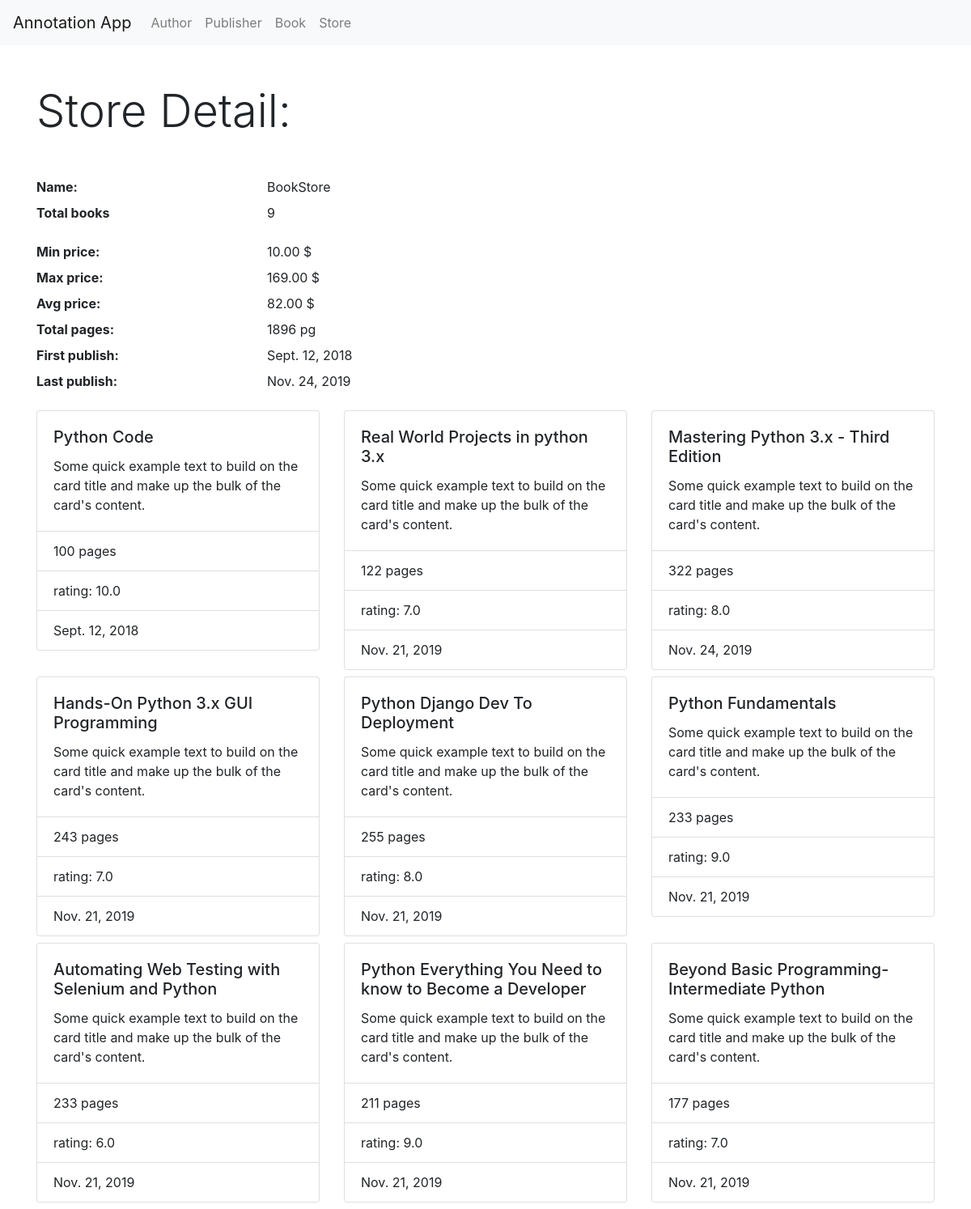
/stores/1/, run on the app's committed database.
### book_app/models.py (models this page shows, shortened)
class Store(models.Model):
    name = models.CharField(max_length=300)
    books = models.ManyToManyField(Book)

class Book(models.Model):
    name = models.CharField(max_length=300)
    pages = models.IntegerField()
    price = models.DecimalField(max_digits=10, decimal_places=2)
    rating = models.FloatField()
    authors = models.ManyToManyField(Author)
    publisher = models.ForeignKey(Publisher, on_delete=models.CASCADE)
    pubdate = models.DateField()

### book_app/views.py (the view)
# urls.py: path('stores/<int:pk>/', views.StoreDetail.as_view(), name='store_detail'),
class StoreDetail(DetailView):
    model = Store
    template_name = 'book_app/stores_detail.html'
    context_object_name = 'store'
    def get_context_data(self, **kwargs):
        context = super(StoreDetail,self).get_context_data(**kwargs)
        context['book_list'] = Store.objects.filter(pk=self.kwargs.get('pk')).aggregate(
            min_price=Min('books__price'),
            max_price=Max('books__price'),
            avg_price=Avg('books__price'),
            total_pages=Sum('books__pages'),
            first_publish=Min('books__pubdate'),
            last_publish=Max('books__pubdate'),
        )
        return context

### book_app/templates/book_app/stores_detail.html
{% extends "base.html" %}
{% block content %}
<h1 class="display-4 mt-5">Store Detail:</h1>
<dl class="row mt-5">
        <dt class="col-sm-3">Name:</dt>
        <dd class="col-sm-9">{{ store.name }}</dd>
        <dt class="col-sm-3">Total books</dt>
        <dd class="col-sm-9">
          <p>{{ store.books.all|length }}</p>
        </dd>
        <dt class="col-sm-3">Min price:</dt>
        <dd class="col-sm-9">{{ book_list.min_price|floatformat:2 }} $</dd>
        <dt class="col-sm-3 text-truncate">Max price:</dt>
        <dd class="col-sm-9">{{ book_list.max_price|floatformat:2 }} $</dd>
        <dt class="col-sm-3 text-truncate">Avg price:</dt>
        <dd class="col-sm-9">{{ book_list.avg_price|floatformat:2 }} $</dd>
        <dt class="col-sm-3 text-truncate">Total pages:</dt>
        <dd class="col-sm-9">{{ book_list.total_pages }} pg</dd>
        <dt class="col-sm-3 text-truncate">First publish:</dt>
        <dd class="col-sm-9">{{ book_list.first_publish }} </dd>
        <dt class="col-sm-3 text-truncate">Last publish:</dt>
        <dd class="col-sm-9">{{ book_list.last_publish }} </dd>
      </dl>
      <div class="row">
      {% for book in store.books.all %}
      <div class="col-4">
          <div class="card mb-2" >
              <div class="card-body">
                  <h5 class="card-title">{{ book.name }}</h5>
                  <p class="card-text">Some quick example text to build on the card title and make up the bulk of the card's content.</p>
              </div>
              <ul class="list-group list-group-flush">
                  <li class="list-group-item">{{ book.pages }} pages</li>
                  <li class="list-group-item">rating: {{ book.rating }}</li>
                  <li class="list-group-item">{{ book.pubdate }}</li>
              </ul>
          </div>
      </div>
      {% endfor %}
     </div>
{% endblock %}

### data on the page
Store: name "BookStore", books.all|length "9"
Book: first_publish "Sept. 12, 2018", name "Python Code", pages "100", rating "10.0", pubdate "Sept. 12, 2018"
Book: last_publish "Nov. 24, 2019", name "Mastering Python 3.x - Third Edition", pages "322", rating "8.0", pubdate "Nov. 24, 2019"
Book: name "Real World Projects in python 3.x", pages "122", rating "7.0", pubdate "Nov. 21, 2019"
Book: name "Hands-On Python 3.x GUI Programming", pages "243", rating "7.0", pubdate "Nov. 21, 2019"
Book: name "Python Django Dev To Deployment", pages "255", rating "8.0", pubdate "Nov. 21, 2019"
Book: name "Python Fundamentals", pages "233", rating "9.0", pubdate "Nov. 21, 2019"
Book: name "Automating Web Testing with Selenium and Python", pages "233", rating "6.0", pubdate "Nov. 21, 2019"
Book: name "Python Everything You Need to know to Become a Developer", pages "211", rating "9.0", pubdate "Nov. 21, 2019"
Book: name "Beyond Basic Programming- Intermediate Python", pages "177", rating "7.0", pubdate "Nov. 21, 2019"

### other printed values
{{ book_list.min_price|floatformat:2 }} "10.00"
{{ book_list.max_price|floatformat:2 }} "169.00"
{{ book_list.avg_price|floatformat:2 }} "82.00"
{{ book_list.total_pages }} "1896"
